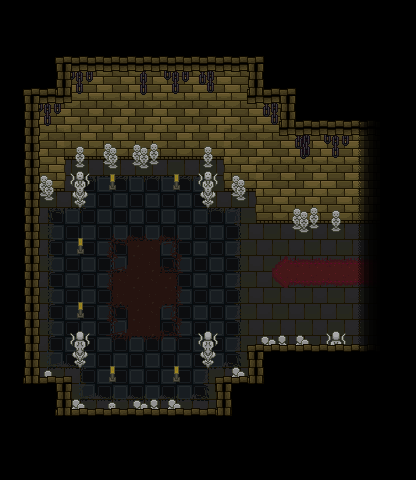

A level layout from a 2D game, rendered from its tile map. Below: a short description, then the map file with tile-grid data replaced by summaries:
An orthogonal 13x15 tile map with 32x32 px tiles, 9 tile layers (floor1, floor2, floor3, wall1, ...), 5 tilesets and 33 objects (key, spawn, transition, world).

<map version="1.2" tiledversion="1.2.3" orientation="orthogonal" renderorder="right-down" width="13" height="15" tilewidth="32" tileheight="32" infinite="0" nextlayerid="33" nextobjectid="36">
 <tileset firstgid="1" source="tileset.tsx" />
 <tileset firstgid="82" source="crystalsheet.tsx" />
 <tileset firstgid="182" source="roadset.tsx" />
 <tileset firstgid="263" source="chambertileset.tsx" />
 <tileset firstgid="344" source="carpetrunner.tsx" />
 <layer id="23" name="floor1" width="13" height="15">
  <data>[195 cells, 80 non-empty, 2 distinct tile ids]</data>
 </layer>
 <layer id="24" name="floor2" width="13" height="15">
  <data>[195 cells, 50 non-empty, 11 distinct tile ids]</data>
 </layer>
 <layer id="25" name="floor3" width="13" height="15">
  <data>[195 cells, 12 non-empty, 6 distinct tile ids]</data>
 </layer>
 <layer id="26" name="wall1" width="13" height="15">
  <data>[195 cells, 57 non-empty, 12 distinct tile ids]</data>
 </layer>
 <layer id="27" name="wall2" width="13" height="15">
  <data>[195 cells, 31 non-empty, 12 distinct tile ids]</data>
 </layer>
 <layer id="28" name="wall3" width="13" height="15">
  <data>[195 cells, 5 non-empty, 4 distinct tile ids]</data>
 </layer>
 <layer id="29" name="ceiling1" width="13" height="15">
  <data>[195 cells, 114 non-empty, 6 distinct tile ids]</data>
 </layer>
 <layer id="30" name="ceiling2" width="13" height="15">
  <data>[195 cells, 36 non-empty, 3 distinct tile ids]</data>
 </layer>
 <layer id="31" name="ceiling3" width="13" height="15">
  <data>[195 cells, 39 non-empty, 3 distinct tile ids]</data>
 </layer>
 <objectgroup id="11" name="blockall" visible="0">
  <object id="1" x="256.345" y="182.317" width="127.339" height="32.8515" />
  <object id="2" x="224.432" y="147.588" width="31.9129" height="34.7287" />
  <object id="3" x="62.99" y="128.19" width="161.442" height="19.398" />
  <object id="4" x="32.016" y="128.19" width="30.9743" height="55.6911" />
  <object id="5" x="22.317" y="183.881" width="9.69902" height="199.299" />
  <object id="6" x="22.317" y="383.181" width="43.802" height="34.103" />
  <object id="7" x="66.119" y="417.284" width="158.313" height="11.5762" />
  <object id="8" x="224.432" y="383.493" width="31.9129" height="45.3664" />
  <object id="9" x="256.345" y="352.206" width="133.909" height="31.2872" />
  <object id="10" x="382.745" y="210.475" width="4.3802" height="142.669" />
  <object id="11" x="323" y="335.749" width="26.4976" height="20.2517" />
  <object id="12" x="200.164" y="349.755" width="15.52" height="7.94928" />
  <object id="13" x="71.84" y="350.701" width="15.52" height="7.94928" />
  <object id="14" x="71.651" y="190.39" width="15.52" height="7.94928" />
  <object id="15" x="200.543" y="190.58" width="15.52" height="7.94928" />
  <object id="16" x="174.235" y="174.303" width="4.73171" height="8.13854" />
  <object id="17" x="110.167" y="173.262" width="4.73171" height="8.13854" />
  <object id="18" x="78.465" y="238.086" width="4.35317" height="7.94928" />
  <object id="19" x="78.465" y="302.816" width="4.35317" height="8.13854" />
  <object id="20" x="110.262" y="366.221" width="4.54244" height="8.13854" />
  <object id="21" x="174.613" y="366.41" width="4.35317" height="8.13854" />
 </objectgroup>
 <objectgroup id="32" name="item">
  <object id="35" name="photonicflask" type="key" x="292.745" y="243.295">
   <properties>
    <property name="item" value="photonicflask" />
    <property name="itemType" value="items" />
   </properties>
   <point />
  </object>
 </objectgroup>
 <objectgroup id="12" name="mapinfo">
  <object id="22" name="spawn" x="140.028" y="266.866">
   <point />
  </object>
  <object id="31" name="tran1" type="transition" x="364.738" y="177.551" width="18.0776" height="174.177">
   <properties>
    <property name="drop" value="tran2" />
    <property name="dx" type="float" value="-19" />
    <property name="dy" type="float" value="0" />
    <property name="map" value="test5" />
   </properties>
  </object>
  <object id="32" name="birthchamber" type="world" x="3.5" y="36.5">
   <point />
  </object>
 </objectgroup>
 <objectgroup id="13" name="light">
  <object id="23" x="254.76" y="294.503">
   <properties>
    <property name="blue" type="float" value="0.059999999999999998" />
    <property name="green" type="float" value="0.23999999999999999" />
    <property name="lightlevel" type="float" value="9" />
    <property name="red" type="float" value="0.23999999999999999" />
   </properties>
   <point />
  </object>
  <object id="25" x="176.278" y="178.543">
   <properties>
    <property name="blue" type="float" value="0.29999999999999999" />
    <property name="green" type="float" value="0.050000000000000003" />
    <property name="lightlevel" type="float" value="8" />
    <property name="red" type="float" value="0.050000000000000003" />
   </properties>
   <point />
  </object>
  <object id="26" x="112.861" y="178.082">
   <properties>
    <property name="blue" type="float" value="0.29999999999999999" />
    <property name="green" type="float" value="0.050000000000000003" />
    <property name="lightlevel" type="float" value="8" />
    <property name="red" type="float" value="0.050000000000000003" />
   </properties>
   <point />
  </object>
  <object id="27" x="80.807" y="242.652">
   <properties>
    <property name="blue" type="float" value="0.29999999999999999" />
    <property name="green" type="float" value="0.050000000000000003" />
    <property name="lightlevel" type="float" value="8" />
    <property name="red" type="float" value="0.050000000000000003" />
   </properties>
   <point />
  </object>
  <object id="28" x="80.312" y="305.477">
   <properties>
    <property name="blue" type="float" value="0.29999999999999999" />
    <property name="green" type="float" value="0.050000000000000003" />
    <property name="lightlevel" type="float" value="8" />
    <property name="red" type="float" value="0.050000000000000003" />
   </properties>
   <point />
  </object>
  <object id="29" x="112.372" y="370.461">
   <properties>
    <property name="blue" type="float" value="0.29999999999999999" />
    <property name="green" type="float" value="0.050000000000000003" />
    <property name="lightlevel" type="float" value="8" />
    <property name="red" type="float" value="0.050000000000000003" />
   </properties>
   <point />
  </object>
  <object id="30" x="175.997" y="370.461">
   <properties>
    <property name="blue" type="float" value="0.29999999999999999" />
    <property name="green" type="float" value="0.050000000000000003" />
    <property name="lightlevel" type="float" value="8" />
    <property name="red" type="float" value="0.050000000000000003" />
   </properties>
   <point />
  </object>
  <object id="34" x="252.627" y="224.14">
   <properties>
    <property name="blue" type="float" value="0.059999999999999998" />
    <property name="green" type="float" value="0.23999999999999999" />
    <property name="lightlevel" type="float" value="9" />
    <property name="red" type="float" value="0.23999999999999999" />
   </properties>
   <point />
  </object>
 </objectgroup>
</map>
